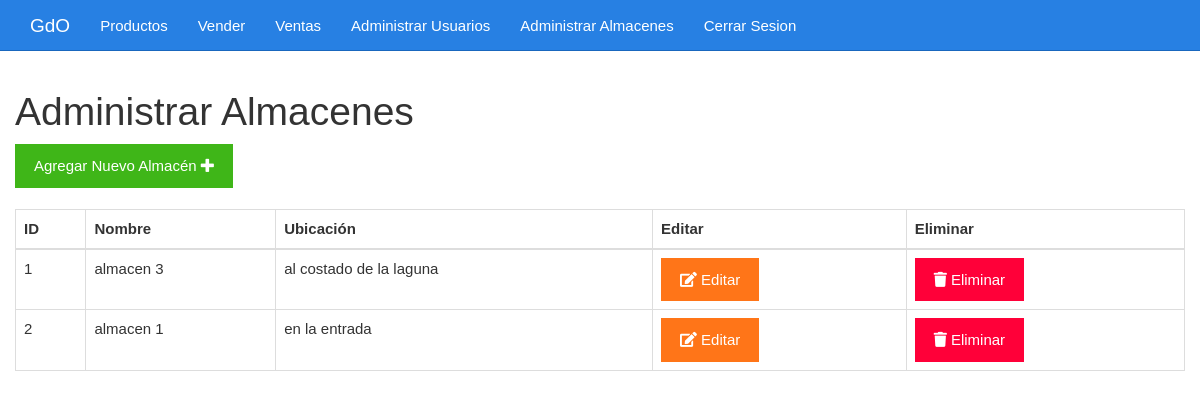
The page /admin/listar_almacenes.php (signed in) on the database its author committed.
### tables this page shows
CREATE TABLE `almacenes` (
  `id` int NOT NULL,
  `nombre` varchar(255) NOT NULL,
  `ubicacion` varchar(255) DEFAULT NULL,
  `fecha_creacion` timestamp NULL DEFAULT CURRENT_TIMESTAMP
);

### admin/listar_almacenes.php (the view, shortened to what this page needs)
<?php
include_once "./diseño/encabezado.php";
include_once "../base/conexion.php";
$sentencia = $conexion->query("SELECT id, nombre, ubicacion FROM almacenes");
$almacenes = $sentencia->fetchAll(PDO::FETCH_OBJ);
?>
<div class="col-xs-12">
    <h1>Administrar Almacenes</h1>
    <div>
        <a class="btn btn-success" href="./crear_almacen.php">Agregar Nuevo Almacén <i class="fa fa-plus"></i></a>
    </div>
    <br>
    <table class="table table-bordered">
        <thead>
            <tr>
                <th>ID</th>
                <th>Nombre</th>
                <th>Ubicación</th>
                <th>Editar</th>
                <th>Eliminar</th>
            </tr>
        </thead>
        <tbody>
            <?php foreach ($almacenes as $almacen): ?>
                <tr>
                    <td><?php echo $almacen->id ?></td>
                    <td><?php echo $almacen->nombre ?></td>
                    <td><?php echo $almacen->ubicacion ?></td>
                    <td><a class="btn btn-warning" href="./editar_almacen.php?id=<?php echo $almacen->id ?>"><i class="fa fa-edit"></i> Editar</a></td>
                    <td><a class="btn btn-danger" href="./eliminar_almacen.php?id=<?php echo $almacen->id ?>" onclick="return confirm('¿Estás seguro de eliminar este almacén?')"><i class="fa fa-trash"></i> Eliminar</a></td>
                </tr>
            <?php endforeach; ?>
        </tbody>
    </table>
</div>
<?php include_once "./diseño/pie.php"; ?>

### admin/diseño/css/estilo.css (style rules this page uses)
body { padding-top: 70px; }

### rows shown on the page
almacenes: id "1", nombre "almacen 3", ubicacion "al costado de la laguna"
almacenes: id "2", nombre "almacen 1", ubicacion "en la entrada"
